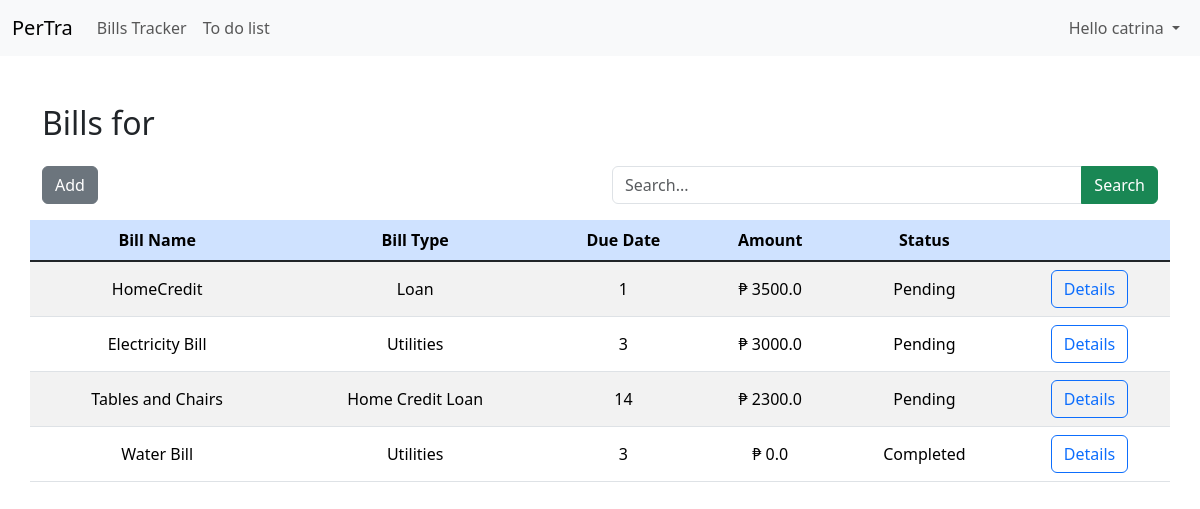
Page /bills-tracker/ (signed in) on the committed database.
### billstracker/models.py (models this page shows, shortened)
class Bill(models.Model):
  user_id = models.ForeignKey(User, on_delete=models.CASCADE)
  name = models.CharField(max_length=30)
  bill_type = models.CharField(max_length=25, null=True, blank=True)
  description = models.TextField(null=True, blank=True)
  due_date = models.IntegerField(choices=[(i, i) for i in range (1, 32)], verbose_name='Due Date')
  amount = models.FloatField(default=0)
  payment_status = models.ForeignKey('PaymentStatus', on_delete=models.CASCADE)
  recurring = models.BooleanField(default=False)
  bill_month = models.IntegerField(choices=[(i, i) for i in range (1, 13)], verbose_name='Month')
  class Meta:
    ordering = ['payment_status', 'due_date']

class PaymentStatus(models.Model):
  name = models.CharField(max_length=30)
  def __str__(self):
    return self.name
  class Meta:
    verbose_name_plural = 'Payment Status'

### billstracker/views.py (the view)
# urls.py: path('bills-tracker/', BillList.as_view(), name='bills-tracker'),
class BillList(LoginRequiredMixin, ListView):
  model = Bill
  template_name = 'bills.html'
  context_object_name = 'bills'
  login_url = 'login'
  redirect_field_name = 'redirect_to'
  def get_context_data(self, **kwargs):
    context = super().get_context_data(**kwargs)
    context['bills'] = context['bills'].filter(user_id=self.request.user)
    return context

### billstracker/templates/bills.html
{% extends 'main.html' %}
{% block content %}
  <div class="row mb-3">
    <div class="col">
      <h2>Bills for {{ current_month }}</h2>
    </div>
  </div>
  <div class="row mb-3">
    <div class="col">
      <a href="#" class="btn btn-secondary">Add</a>
    </div>
    <div class="col">
      <div class="input-group">
        <input type="text" class="form-control" placeholder="Search..." aria-label="Search..." aria-describedby="button-addon2">
        <button class="btn btn-success" type="button" id="button-addon2">Search</button>
      </div>
    </div>
  </div>
  <div class="row table-responsive mb-3">
    <table class="table table-hover table-striped text-center align-middle">
      <thead class="table-primary">
        <tr>
          <th scope="col">Bill Name</th>
          <th scope="col">Bill Type</th>
          <th scope="col">Due Date</th>
          <th scope="col">Amount</th>
          <th scope="col">Status</th>
          <th scope="col"></th>
        </tr>
      </thead>
      <tbody class="table-group-divider">
        {% for bill in bills %}
        <tr>
          <td>{{ bill.name }}</td>
          <td>{{ bill.bill_type }}</td>
          <td>{{ bill.due_date }}</td>
          <td>&#8369; {{ bill.amount }}</td>
          <td>{{ bill.payment_status }}</td>
          <td><a href="#" class="btn btn-outline-primary">Details</a></td>
        </tr>
        {% endfor %}
      </tbody>
    </table>
{% endblock content %}

### billstracker/templates/main.html (shortened to what this page needs)
<!doctype html>
<html lang="en">
  <head>
    <link href="https://cdn.jsdelivr.net/npm/bootstrap@5.3.3/dist/css/bootstrap.min.css" rel="stylesheet">
    <link href="https://getbootstrap.com/docs/5.3/assets/css/docs.css" rel="stylesheet">
  </head>
  <body>
    <nav class="navbar navbar-expand-lg bg-body-tertiary">
      <div class="container-fluid">
        <a class="navbar-brand" href="main">PerTra</a>
        <div class="collapse navbar-collapse" id="navbarSupportedContent">
          <ul class="navbar-nav me-auto mb-2 mb-lg-0">
            <li class="nav-item">
              <a class="nav-link" aria-current="page" href="bills-tracker">Bills Tracker</a
              >
            </li>
            <li class="nav-item">
              <a class="nav-link" href="#">To do list</a>
            </li>
          </ul>
          <ul class="navbar-nav ms-auto mb-2 mb-lg-0">
            <li class="nav-item dropdown">
              <a
                class="nav-link dropdown-toggle"
                href="#"
                role="button"
                data-bs-toggle="dropdown"
                aria-expanded="false"
              >
                Hello {{ request.user }}
              </a>
            </li>
          </ul>
        </div>
      </div>
    </nav>
    <div class="container mt-5 mb-5">
      {% block content %}
      {% endblock content %}
    </div>
  </body>
</html>

### rows in the picture
Bill: name "HomeCredit", bill_type "Loan", due_date "1", amount "3500.0", payment_status "Pending"
Bill: name "Electricity Bill", bill_type "Utilities", due_date "3", amount "3000.0", payment_status "Pending"
Bill: name "Tables and Chairs", bill_type "Home Credit Loan", due_date "14", amount "2300.0", payment_status "Pending"
Bill: name "Water Bill", bill_type "Utilities", due_date "3", amount "0.0", payment_status "Completed"

### other values in the picture
{{ request.user }} "catrina"
